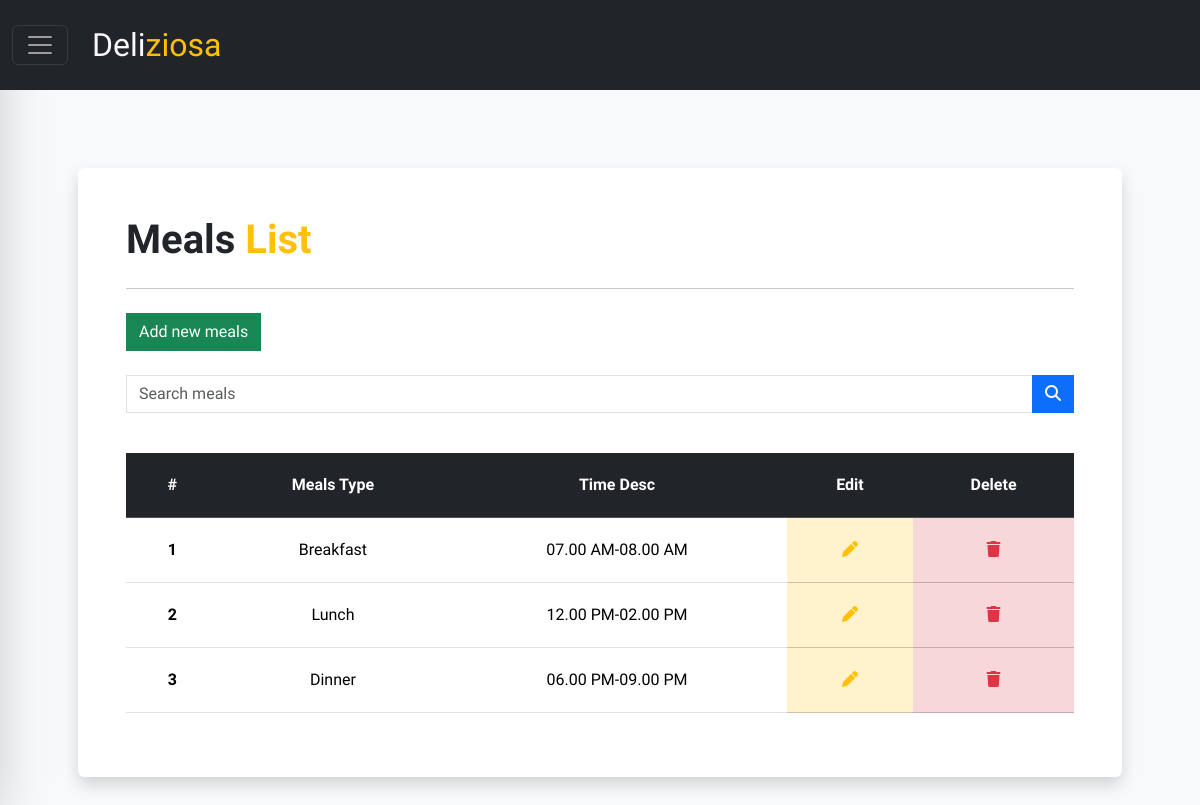
Screenshot of /public/meals/index (signed in) with the database file from the repository.
### tables this page shows
CREATE TABLE `meals` (
  `id_meals` varchar(4) NOT NULL,
  `meals_type` varchar(20) NOT NULL,
  `time_desc` varchar(45) NOT NULL
);

### app/core/Controller.php (called while the page is built, shortened)
<?php
class Controller {
    public function view($view, $data = []) {
        require_once "../app/views/".$view.".php";
    }
    public function model($model) {
        return new $model;
    }
}

### app/controllers/Meals.php (called while the page is built, shortened)
<?php
class Meals extends Controller {
    public function index() {
        $data['title'] = 'Meals List';
        $data['meals'] = $this->model('Meals_model')->getAllMeals();
        $this->view('meals/index', $data);
    }
}

### app/core/App.php (called while the page is built, shortened)
<?php
class App {
    protected $method = 'index';
    protected $params = [];
    public function __construct() {
        $url = $this->parseURL();
        if(!empty($url) && file_exists('../app/controllers/'.$url[0].'.php')) {
            unset($url[0]);
        }
        $this->controller = new $this->controller;
        if(isset($url[1])) {
            if(method_exists($this->controller, $url[1])) {
                $this->method = $url[1];
            }
        }
        call_user_func_array([$this->controller, $this->method], $this->params);
    }
    public function parseURL() {
        if(isset($_GET['url'])) {
            $url = rtrim($_GET['url'], '/');
            $url = filter_var($url, FILTER_SANITIZE_URL);
            $url = explode('/', $url);
            return $url;
        }
    }
}

### public/index.php (called while the page is built, shortened)
<?php
$app = new App;

### app/core/Database.php (called while the page is built, shortened)
<?php
class Database {
    private $host = DB_HOST;
    private $user = DB_USER;
    private $pass = DB_PASS;
    private $db_name = DB_NAME;
    public function __construct() {
        $dsn = 'mysql:host='.$this->host.';dbname='.$this->db_name;
        $option = [
            PDO::ATTR_PERSISTENT => true,
            PDO::ATTR_ERRMODE => PDO::ERRMODE_EXCEPTION
        ];
        try {
            $this->dbh = new PDO($dsn, $this->user, $this->pass, $option);
        } catch (PDOExepction $e) {
             die($e->getMessage());
        }
    }
    public function query($query) {
        $this->stmt = $this->dbh->prepare($query);
    }
    public function execute() {
        $this->stmt->execute();
    }
    public function resultSet() {
        $this->execute();
        return $this->stmt->fetchAll(PDO::FETCH_ASSOC);
    }
}

### app/models/Meals_model.php (called while the page is built, shortened)
<?php
class Meals_model {
    private $db;
    public function __construct() {
        $this->db = new Database;
    }
    public function getAllMeals($id = '') {
        if (!empty($id)) {
            $query = 'SELECT * FROM meals ORDER BY CASE WHEN id_meals = :id_meals THEN 0 ELSE 1 END, id_meals';
            $this->db->query($query);
            $this->db->bind(':id_meals', $id);
        } else {
            $this->db->query('SELECT * FROM meals');
        }
        return $this->db->resultSet();
    }
}

### app/views/meals/index.php (the view, shortened to what this page needs)
<main class="container p-5">
      <section
        class="bg-white shadow order-data rounded p-5 w-100 overflow-x-scroll"
      >
        <div class="d-flex justify-content-between">
          <h1 class="fs-1 fw-semibold">Meals <span class="text-warning">List</span></h1>
        </div>
        <hr />
        <?php if(isset($_SESSION['is_admin'])) : ?>
        <a href="<?= BASEURL; ?>meals/form" class="btn btn-green mt-2 rounded-0 border border-success">
          Add new meals
        </a>
        <?php endif; ?>
        <form action="<?= BASEURL; ?>meals/search" method="post" class="mt-4">
          <div class="input-group mb-3 z-0">
            <input
              type="text"
              class="form-control rounded-0 z-0"
              placeholder="Search meals"
              aria-label="Search meals"
              aria-describedby="button-search"
              name="keyword"
            />
            <button
              class="btn btn-primary rounded-0"
              type="submit"
              id="button-search"
            >
              <i class="fa-solid fa-magnifying-glass text-light"></i>
            </button>
          </div>
        </form>
        <table class="table table-hover mt-4">
          <thead class="table-dark">
            <tr>
              <th scope="col">#</th>
              <th scope="col">Meals Type</th>
              <th scope="col">Time Desc</th>
              <?php if(isset($_SESSION['is_admin'])) : ?>
              <th scope="col">Edit</th>
              <th scope="col">Delete</th>
              <?php endif; ?>
            </tr>
          </thead>
          <tbody>
            <?php
            $i = 1;
            foreach($data['meals'] as $meals) :?>
            <tr>
              <th scope="row"><?=$i++;?></th>
              <td><?=$meals['meals_type'];?></td>
              <td><?=$meals['time_desc'];?></td>
              <?php if(isset($_SESSION['is_admin'])) : ?>
              <td class="table-warning">
                <a href="<?= BASEURL; ?>meals/form/<?=$meals['id_meals'];?>" class="text-decoration-none"
                  ><i class="text-warning fa-solid fa-pen"></i
                ></a>
              </td>
              <td class="table-danger">
                <a href="<?= BASEURL; ?>meals/delete/<?=$meals['id_meals'];?>" class="text-decoration-none"
                  ><i class="text-danger fa-solid fa-trash"></i
                ></a>
              </td>
              <?php endif; ?>
            </tr>
            <?php endforeach; ?>
          </tbody>
        </table>
      </section>
</main>

### public/css/index.css (style rules this page uses)
body { scroll-behavior: smooth; }
* { font-family: 'Quicksand', serif; box-sizing: border-box; }
th, td { text-align: center; padding: 20px !important; }
.w-100 { width: 100%; }
.bg-white { background: #fff; }
.btn-green { background: #198754; color: white !important; }
.order-data { margin-top: 15vh; }

### rows the page displays
meals: meals_type "Breakfast", time_desc "07.00 AM-08.00 AM"
meals: meals_type "Lunch", time_desc "12.00 PM-02.00 PM"
meals: meals_type "Dinner", time_desc "06.00 PM-09.00 PM"
